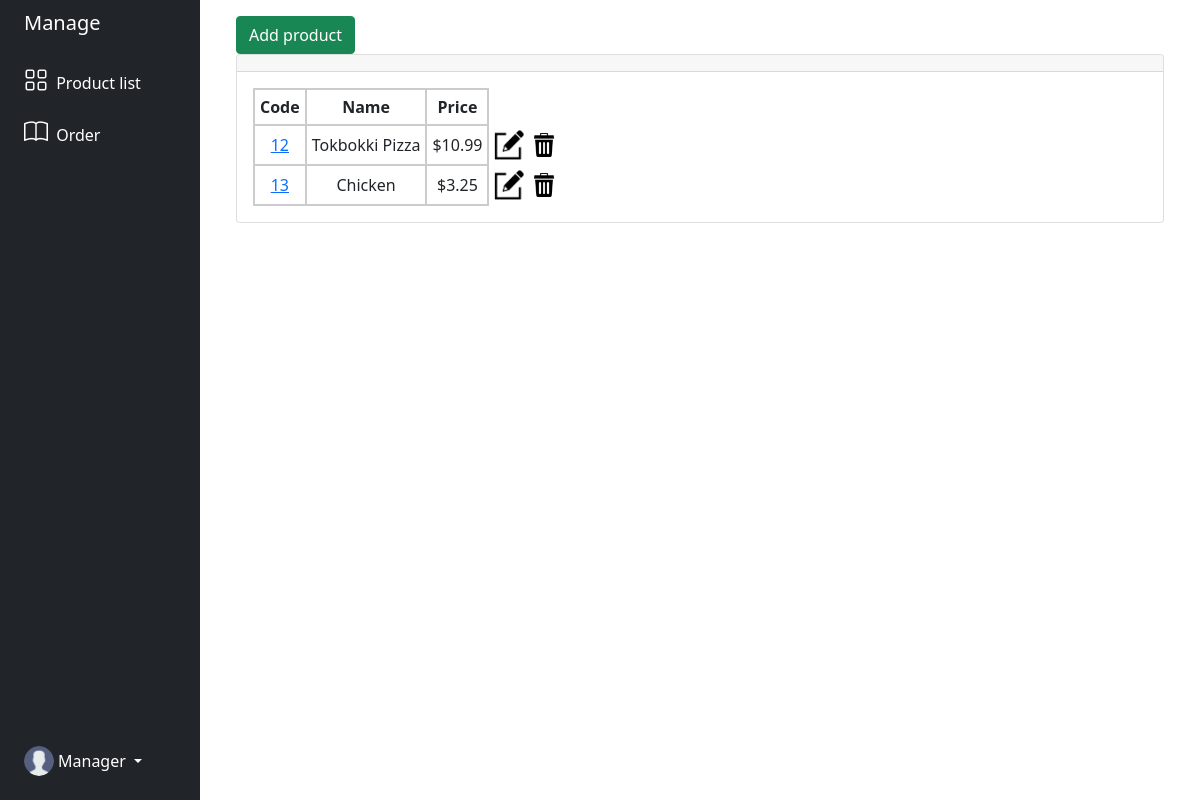
The app's page /manage/product-list/ with its own data.
### pos_app/models.py (models this page shows, shortened)
class Product(models.Model):
    name = models.CharField(max_length=100, verbose_name=('Product name'))
    description = models.TextField(blank=True, verbose_name=('Description'))
    price = models.FloatField(verbose_name=('Price'))
    image = models.ImageField(upload_to='images/%Y/', verbose_name="Image")
    deleted = models.BooleanField(default=False)
    def get_edit_product_detail_url(self):
        return reverse('pos_app:edit_product_detail', kwargs={'pk': self.pk})
    def get_mark_deleted_url(self):
        return reverse('pos_app:mark_product_deleted', kwargs={'pk': self.pk})

### pos_app/views.py (the view)
# urls.py: path('manage/product-list/', views.product_list, name="manage_product_list"),
def product_list(request):
    product_list = Product.objects.filter(deleted=False)
    return render(request, "manage/product-list.html", context={'product_list': product_list})

### templates/manage/product-list.html (shortened to what this page needs)
{% extends 'manage/base.html' %}
{% load static %}
{% block body_block %}
<div class="container">
        <div style="display: flex;">
            <a href="{% url 'pos_app:add_product' %}"><button type="button" class="btn btn-success">Add product</button></a>
        </div>
        <class class="card text-center">
            <div class="card-header">
            </div>
            <div class="card-body">
                <table class="order-table">
                    <th>Code</th>
                    <th>Name</th>
                    <th>Price</th>
                <form action="POST" id="MyForm-3">
                {% for product in product_list %}
                    <tr>
                        <td><a href="{{product.get_detail_view_url}}">{{product.pk}}</a></td>
                        <td>{{product.name}}</td>
                        <td>${{product.price}}</td>
                        <td class="handle"  style="border: none;">
                            <a href="{{product.get_edit_product_detail_url}}"><img style="width: 30px;" src="{% static 'edit-icon.jpg' %}" alt=""></a>
                            <a class="del-product-btn" href="{{product.get_mark_deleted_url}}"><img style="width: 30px;" src="{% static 'del-icon.jpg' %}" alt=""></a>
                        </td>
                    </tr>
                {% endfor %}
                </form>
                </table>
            </div>
        </class>
</div>
    {% endblock %}

### static/custom_css/manage_style.css (style rules this page uses)
th { text-align: center; padding: 5px; border: solid 2px #ccc; }
td { border: solid 2px #ccc; padding: 5px; text-align: center; }
body { font-family: "Segoe UI", Tahoma, Geneva, Verdana, sans-serif; }

### records on screen
Product: pk "12", name "Tokbokki Pizza", price "10.99"
Product: pk "13", name "Chicken", price "3.25"
